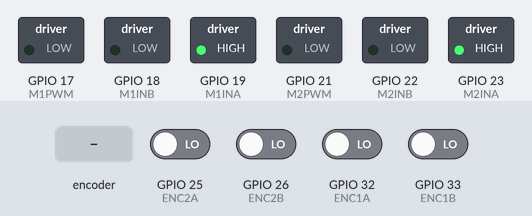
Recording of a program running on a simulated ESP32. On the bench: switched loads named in the program (green lamp = pin HIGH). The test bench sets the inputs (shaded band); at power-on: GPIO 25 (ENC2A), GPIO 26 (ENC2B), GPIO 32 (ENC1A), GPIO 33 (ENC1B) LOW. What the program prints to the serial monitor is not drawn.

Above: at 0.01 s.
At 1.2 s:
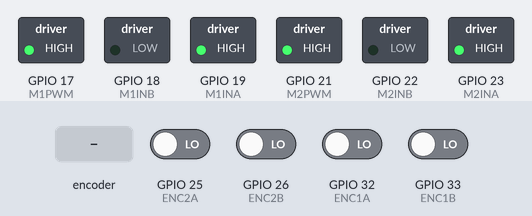
1.3 s: rotary encoder on GPIO 25 (ENC2A) / GPIO 33 (ENC1B) turned 1 step (first pin leading)
Timing chart, 0 to 4.3 s (numbered marks = the images above; inputs shaded):
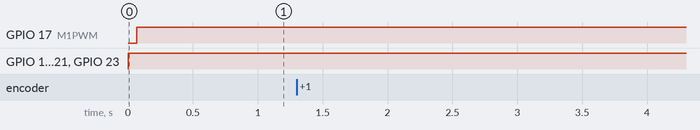

The program:

main.cpp
```cpp
#include <Arduino.h>

#include "pinout.h"
#include "motor.h"
#include "encoder.h"
#include "pid.h"

const float motorReduction = 38.3;
const float pulleyReduction = 1.3;
const float encoderResolution = 500;

volatile long ISR1counter = 0;
volatile long ISR2counter = 0;

unsigned long previousTime = 0;

// Variables para el filtro paso-bajo
float v1Filt = 0;
float v1Prev = 0;
float v2Filt = 0;
float v2Prev = 0;

PID pid1;
PID pid2;

void setup() {
    motor_setup();
    encoder_setup();
    Serial.begin(57600);
    //Serial.begin(115200);

    pid1.setParams(25, 100, 0.5);
    pid2.setParams(30, 110, 1);

}

void loop() {
    // Calcula el incremento de tiempo entre iteraciones del loop
    unsigned long currentTime = micros();
    float deltaT = ((float) (currentTime-previousTime))/1.0e6;
    previousTime = currentTime;

    // Calcula la velocidad de los motores en pulsos por unidad de tiempo
    noInterrupts();
    float velocity1 = ISR1counter/deltaT;
    float velocity2 = ISR2counter/deltaT;
    ISR1counter=0;
    ISR2counter=0;
    interrupts();

    // Convierte la velocidad de pulsos por unidad de tiempo a radianes por segundo
    float v1 = velocity1*2*PI/(encoderResolution* motorReduction* pulleyReduction * 2);
    float v2 = velocity2*2*PI/(encoderResolution* motorReduction* pulleyReduction * 2);

    // Aplica a la velocidad un filtro de primer orden paso-bajo con frecuencia de corte en 25Hz
    v1Filt = 0.854*v1Filt + 0.0728*v1 + 0.0728*v1Prev;
    v2Filt = 0.854*v2Filt + 0.0728*v2 + 0.0728*v2Prev;
    v1Prev = v1;
    v2Prev = v2;

    // Señal de referencia
    float vt = 8*(sin(currentTime/1e6)>0);
    //float vt=5*sin(prevT/1e6);


    // Calcula la señal de control
    float u1=pid1.compute(v1Filt, vt, deltaT);
    float u2=pid2.compute(v2Filt, vt, deltaT);

    // Actúa sobre el motor
    motor((int)u1, (int)u2);

    // Para mostrar la gráfica del ajuste del PID en el Serial Plotter
    Serial.print(vt);
    Serial.print(" ");
    Serial.print(v1Filt);
    Serial.print(" ");
    Serial.print(v2Filt);
    Serial.println();

    //delay(1);

}
```

encoder.h
```cpp
#ifndef ENCODER_H
#define ENCODER_H

#include <Arduino.h>
#include "pinout.h"


void encoder_setup();
void IRAM_ATTR doEncode1A();
void IRAM_ATTR doEncode1B();
void IRAM_ATTR doEncode2A();
void IRAM_ATTR doEncode2B();

#endif
```

motor.h
```cpp
#ifndef MOTOR_H
#define MOTOR_H

#include <Arduino.h>
#include "pinout.h"

void motor_setup();
void motor(int, int);

#endif
```

pid.h
```cpp
#ifndef PID_H
#define PID_H

#include <Arduino.h>

class PID{
  private:
    float kp, ki, kd;
    float eprev, eintegral;
  public:
    PID();
    void setParams(float Kp, float Ki, float Kd);
    float compute(float value, float target, float deltaT);
};

#endif
```

pinout.h
```cpp
#define M1INA 19
#define M1INB 18
#define M1PWM 17

#define M2INA 23
#define M2INB 22
#define M2PWM 21

#define ENC1A 32
#define ENC1B 33

#define ENC2A 25
#define ENC2B 26
```

encoder.cpp
```cpp
#include "encoder.h"


extern volatile long ISR1counter;
extern volatile long ISR2counter;

void encoder_setup(){
    pinMode(ENC1A, INPUT);
    pinMode(ENC1B, INPUT);
    pinMode(ENC2A, INPUT);
    pinMode(ENC2B, INPUT);

    attachInterrupt(digitalPinToInterrupt(ENC1A), doEncode1A, RISING);
    attachInterrupt(digitalPinToInterrupt(ENC1B), doEncode1B, RISING);

    attachInterrupt(digitalPinToInterrupt(ENC2A), doEncode2A, RISING);
    attachInterrupt(digitalPinToInterrupt(ENC2B), doEncode2B, RISING);
}


// Funciones de interrupción para el encoder contando solo RISING
void IRAM_ATTR doEncode1A() {
    if(digitalRead(ENC1B)){
        ISR1counter--;
    } else {
        ISR1counter++;
    }
}

void IRAM_ATTR doEncode1B() {
    if(digitalRead(ENC1A)){
        ISR1counter++;
    } else {
        ISR1counter--;
    }

}

void IRAM_ATTR doEncode2A() {
    if(digitalRead(ENC2B)){
        ISR2counter--;
    } else {
        ISR2counter++;
    }
}

void IRAM_ATTR doEncode2B() {
    if(digitalRead(ENC2A)){
        ISR2counter++;
    } else {
        ISR2counter--;
    }
}
```

motor.cpp
```cpp
#include "motor.h"

const int motorFreq = 1000;     // PWM frequency
const int motorResolution = 8;  // PWM resolution (bits)
const int motorChannelA = 0;    // PWM channel for motor A
const int motorChannelB = 1;    // PWM channel for motor B

void motor_setup(){
    pinMode(M1INA, OUTPUT);
    pinMode(M1INB, OUTPUT);
    pinMode(M1PWM, OUTPUT);
    ledcSetup(motorChannelA, motorFreq, motorResolution);
    ledcAttachPin(M1PWM, motorChannelA);

    pinMode(M2INA, OUTPUT);
    pinMode(M2INB, OUTPUT);
    pinMode(M2PWM, OUTPUT);
    ledcSetup(motorChannelB, motorFreq, motorResolution);
    ledcAttachPin(M2PWM, motorChannelB);
}

void motor(int vi, int vd) {
    digitalWrite(M1INA, vi >= 0 ? HIGH : LOW);
    digitalWrite(M1INB, vi >= 0 ? LOW : HIGH);

    digitalWrite(M2INA, vd >= 0 ? HIGH : LOW);
    digitalWrite(M2INB, vd >= 0 ? LOW : HIGH);

    ledcWrite(motorChannelA, constrain(abs(vi), 0, 255));
    ledcWrite(motorChannelB, constrain(abs(vd), 0, 255));
}
```

pid.cpp
```cpp
#include "pid.h"

// Constructor
PID::PID(){
    kp = 1.0;
    kd = 0.0;
    ki = 0.0;
    eprev = 0.0;
    eintegral = 0.0;
}

// Asigna los valores de los parámetros del controlador
void PID::setParams(float Kp, float Ki, float Kd){
    kp = Kp;
    ki = Ki;
    kd = Kd;
}

// Calcula la señal de control
float PID::compute(float value, float target, float deltaT){
    float e = target - value; // error
    float dedt = (e-eprev)/(deltaT); // derivativo
    eintegral += e*deltaT; // integral
    eprev = e; // guarda el error previo para la siguiente iteración
    return kp*e + kd*dedt + ki*eintegral; //señal de control
}
```
